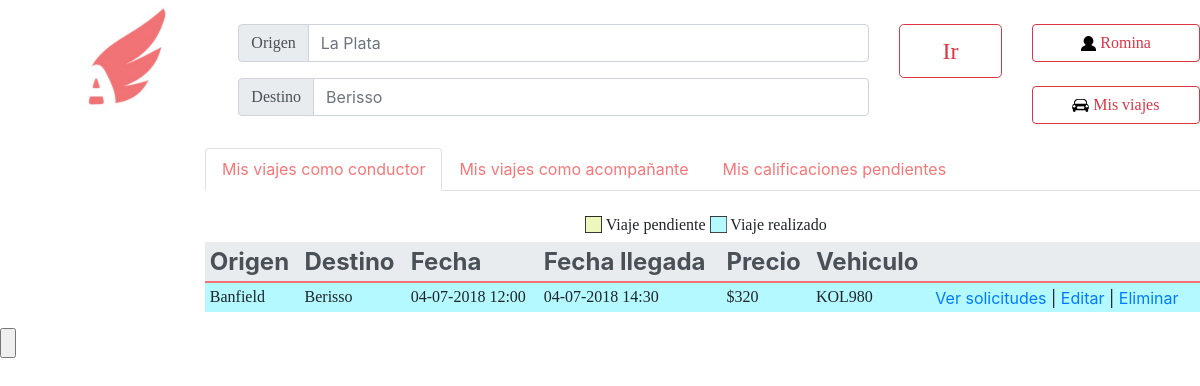
The page /MisViajes.php (signed in) on the database as committed earlier.
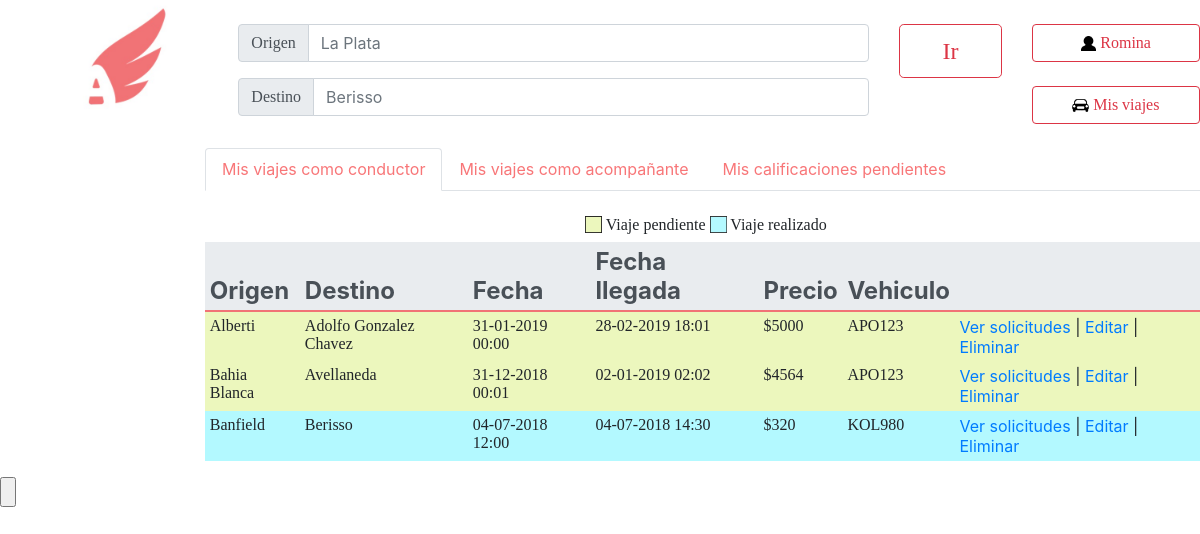
The same page on the database as committed later.
### tables this page shows
CREATE TABLE IF NOT EXISTS `viajes` (
  `IDviaje` int(11) NOT NULL AUTO_INCREMENT,
  `fecha` date NOT NULL,
  `hora` time NOT NULL,
  `IDvehiculo` int(50) NOT NULL,
  `IDconductor` int(50) NOT NULL,
  `llegada` datetime NOT NULL,
  `IDOrigen` int(11) NOT NULL,
  `IDDestino` int(11) NOT NULL,
  `Precio` double NOT NULL,
  `asientos_disponibles` int(5) NOT NULL,
  `realizado` tinyint(1) NOT NULL DEFAULT '0',
  PRIMARY KEY (`IDviaje`)
);

CREATE TABLE IF NOT EXISTS `ciudades` (
  `nombre` varchar(100) NOT NULL,
  `IDCiudad` int(11) NOT NULL AUTO_INCREMENT,
  PRIMARY KEY (`IDCiudad`)
);

CREATE TABLE IF NOT EXISTS `vehiculos` (
  `Marca` varchar(100) NOT NULL,
  `Modelo` varchar(100) NOT NULL,
  `Patente` varchar(10) NOT NULL,
  `Asientos` int(20) NOT NULL,
  `IDvehiculo` int(100) NOT NULL AUTO_INCREMENT,
  `IDuser` int(11) NOT NULL,
  PRIMARY KEY (`IDvehiculo`)
);

### MisViajes.php (the view, shortened to what the changed rows need)
<html lang="en">
  <head>
    <link rel="stylesheet" href="css/bootstrap.min.css">
  </head>
  <body>
            <?php
            $link=conectarABase();
            $id=$_SESSION['id'];
            $resultado = mysqli_query($link, "SELECT * FROM viajes where IDconductor=$id ORDER BY fecha desc");
            $hoy = new DateTime('today');
  	?>
		<div class="row" position="fixed">
			<div class="col-10">
				<div class="tab-content" id="nav-tabContent">
				 <div class="tab-pane fade show active" id="nav-home" role="tabpanel" aria-labelledby="nav-home-tab">
                                            <br>
                                            <table class="table table-sm table-borderless">
                                                 <thead class='thead-light'>
                                                 <tr style='border-bottom: 2px solid #f17376'>
                                                   <th scope="color"><font size='5'>Origen</font></th>
                                                   <th scope="col"><font size='5'>Destino</font></th>
                                                   <th scope="col"><font size='5'>Fecha</font></th>
                                                   <th scope="col"><font size='5'>Fecha llegada</font></th>
                                                   <th scope="col"><font size='5'>Precio</font></th>
                                                   <th scope="col"><font size='5'>Vehiculo</font></th>
                                                   <th scope='col'></th>
                                                 </tr>
                                               </thead>
                                               <tbody>
                                                 <?php while($row = $resultado->fetch_array(MYSQLI_NUM)) {
                                                     $origen1 = mysqli_query($link, "SELECT * FROM ciudades where IDCiudad=$row[6]");
                                                     $destino1 = mysqli_query($link, "SELECT * FROM ciudades where IDCiudad=$row[7]");
                                                     $origen1 = $origen1->fetch_array(MYSQLI_NUM);
                                                     $destino1 = $destino1->fetch_array(MYSQLI_NUM);
                                                     $vehiculoSelec= mysqli_query($link, "SELECT Patente,asientos FROM vehiculos where IDvehiculo=$row[3]");
                                                     $vehiculoSelec = $vehiculoSelec ->fetch_array(MYSQLI_NUM);
                                                     $valor = $row[8]*$vehiculoSelec[1];
                                                     $valor = round($valor,2);
                                                     ?>
                                                   <tr style='margin-top: 30px;background-color:<?php $createDate = new DateTime("$row[1] . $row[2]");if($hoy>$createDate){echo "b3f9ff";}else{echo "ecf7bd";}?> '>
                                                   <td><font face='georgia'><?php echo $origen1[0]; ?></font></td>
                                                   <td><font face='georgia'><?php echo $destino1[0]; ?></font></td>
                                                   <td><font face='georgia'><?php echo $createDate ->format('d-m-Y H:i');?></font></td>
                                                   <td><font face='georgia'><?php $createDate2 = new DateTime($row[5]);echo $createDate2->format('d-m-Y H:i'); ?></font></td>
                                                   <td><font face='georgia'><?php echo '$' . $valor; ?></font></td>
                                                   <td><font face='georgia'><?php echo $vehiculoSelec[0]; ?></font></td>
                                                   <td><a href='<?php echo "verSolicitudes.php?id=$row[0]"; ?>'>Ver solicitudes</a><span> | </span>
                                                       <a href='<?php echo "editarViaje.php?id=$row[0]"; ?>'>Editar</a><span> | </span>
                                                       <a onclick="return confirm('Si posee acompañantes confirmados, entonces se le decrementara un punto de calificación ¿Estás seguro?');" href='<?php echo "eliminarViaje.php?id=$row[0]"; ?>'>Eliminar</a></td>
                                                 </tr>
                                                 <?php
                                                 }?>
                                               </tbody>
                                             </table>
                                  </div>
                                </div>
                       </div>
                </div>
  </body>
    </html>

Rows that differ between the two databases and show on the page:
added viajes: ciudades.nombre "Alberti", ciudades.nombre "Adolfo Gonzalez Chavez", fecha+hora "31-01-2019 00:00", llegada "28-02-2019 18:01", Precio.Asientos "5000", IDvehiculo.Patente "APO123"
added viajes: ciudades.nombre "Bahia Blanca", ciudades.nombre "Avellaneda", fecha+hora "31-12-2018 00:01", llegada "02-01-2019 02:02", Precio.Asientos "4564", IDvehiculo.Patente "APO123"
